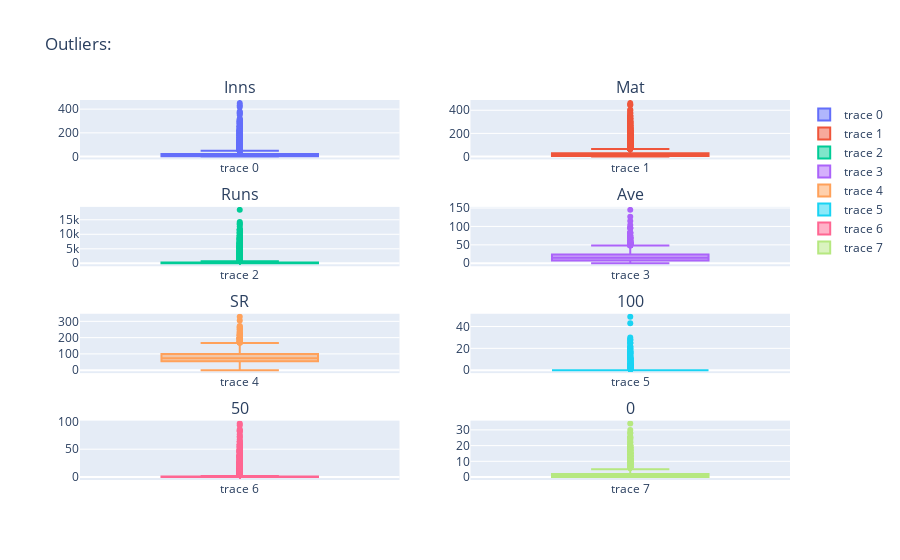

Source (notebook cell):
### Code cell
# Outliers check
cols = (
    'Inns',
    'Mat',
    'Runs', 
    "Ave", 
    "SR", 
    "100", 
    "50", 
    "0" , 
)

fig = make_subplots(rows=4, cols=2, subplot_titles=cols)
fig.update_layout(title='Outliers:')
fig.add_trace(go.Box(y = ltd_overs_batting_df[cols[0]]), row=1, col=1)
fig.add_trace(go.Box(y = ltd_overs_batting_df[cols[1]]), row=1, col=2)
fig.add_trace(go.Box(y = ltd_overs_batting_df[cols[2]]), row=2, col=1)
fig.add_trace(go.Box(y = ltd_overs_batting_df[cols[3]]), row=2, col=2)
fig.add_trace(go.Box(y = ltd_overs_batting_df[cols[4]]), row=3, col=1)
fig.add_trace(go.Box(y = ltd_overs_batting_df[cols[5]]), row=3, col=2)
fig.add_trace(go.Box(y = ltd_overs_batting_df[cols[6]]), row=4, col=1)
fig.add_trace(go.Box(y = ltd_overs_batting_df[cols[7]]), row=4, col=2)

### Figure 1 — Plotly figure (JSON) as saved in the notebook; plotly's stock layout.template omitted (floating-point values rounded to 4 significant figures; data arrays with more than 128 entries replaced by an {"elided": "..."} marker saying what was removed)
{"data": [{"type": "box", "xaxis": "x", "y": {"elided": "4041 float values"}, "yaxis": "y"}, {"type": "box", "xaxis": "x2", "y": {"elided": "4041 int values"}, "yaxis": "y2"}, {"type": "box", "xaxis": "x3", "y": {"elided": "4041 float values"}, "yaxis": "y3"}, {"type": "box", "xaxis": "x4", "y": {"elided": "4041 float values"}, "yaxis": "y4"}, {"type": "box", "xaxis": "x5", "y": {"elided": "4041 float values"}, "yaxis": "y5"}, {"type": "box", "xaxis": "x6", "y": {"elided": "4041 float values"}, "yaxis": "y6"}, {"type": "box", "xaxis": "x7", "y": {"elided": "4041 float values"}, "yaxis": "y7"}, {"type": "box", "xaxis": "x8", "y": {"elided": "4041 float values"}, "yaxis": "y8"}], "layout": {"annotations": [{"font": {"size": 16}, "showarrow": false, "text": "Inns", "x": 0.225, "xanchor": "center", "xref": "paper", "y": 1, "yanchor": "bottom", "yref": "paper"}, {"font": {"size": 16}, "showarrow": false, "text": "Mat", "x": 0.775, "xanchor": "center", "xref": "paper", "y": 1, "yanchor": "bottom", "yref": "paper"}, {"font": {"size": 16}, "showarrow": false, "text": "Runs", "x": 0.225, "xanchor": "center", "xref": "paper", "y": 0.7188, "yanchor": "bottom", "yref": "paper"}, {"font": {"size": 16}, "showarrow": false, "text": "Ave", "x": 0.775, "xanchor": "center", "xref": "paper", "y": 0.7188, "yanchor": "bottom", "yref": "paper"}, {"font": {"size": 16}, "showarrow": false, "text": "SR", "x": 0.225, "xanchor": "center", "xref": "paper", "y": 0.4375, "yanchor": "bottom", "yref": "paper"}, {"font": {"size": 16}, "showarrow": false, "text": "100", "x": 0.775, "xanchor": "center", "xref": "paper", "y": 0.4375, "yanchor": "bottom", "yref": "paper"}, {"font": {"size": 16}, "showarrow": false, "text": "50", "x": 0.225, "xanchor": "center", "xref": "paper", "y": 0.1562, "yanchor": "bottom", "yref": "paper"}, {"font": {"size": 16}, "showarrow": false, "text": "0", "x": 0.775, "xanchor": "center", "xref": "paper", "y": 0.1562, "yanchor": "bottom", "yref": "paper"}], "title": {"text": "Outliers:"}, "xaxis": {"anchor": "y", "domain": [0, 0.45]}, "xaxis2": {"anchor": "y2", "domain": [0.55, 1]}, "xaxis3": {"anchor": "y3", "domain": [0, 0.45]}, "xaxis4": {"anchor": "y4", "domain": [0.55, 1]}, "xaxis5": {"anchor": "y5", "domain": [0, 0.45]}, "xaxis6": {"anchor": "y6", "domain": [0.55, 1]}, "xaxis7": {"anchor": "y7", "domain": [0, 0.45]}, "xaxis8": {"anchor": "y8", "domain": [0.55, 1]}, "yaxis": {"anchor": "x", "domain": [0.8438, 1]}, "yaxis2": {"anchor": "x2", "domain": [0.8438, 1]}, "yaxis3": {"anchor": "x3", "domain": [0.5625, 0.7188]}, "yaxis4": {"anchor": "x4", "domain": [0.5625, 0.7188]}, "yaxis5": {"anchor": "x5", "domain": [0.2812, 0.4375]}, "yaxis6": {"anchor": "x6", "domain": [0.2812, 0.4375]}, "yaxis7": {"anchor": "x7", "domain": [0, 0.1562]}, "yaxis8": {"anchor": "x8", "domain": [0, 0.1562]}}}
